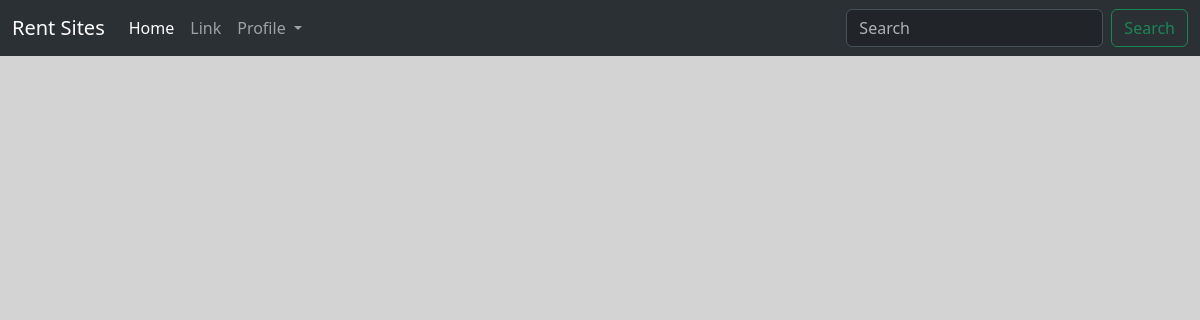
/search/, run on an earlier commit of the app's database.
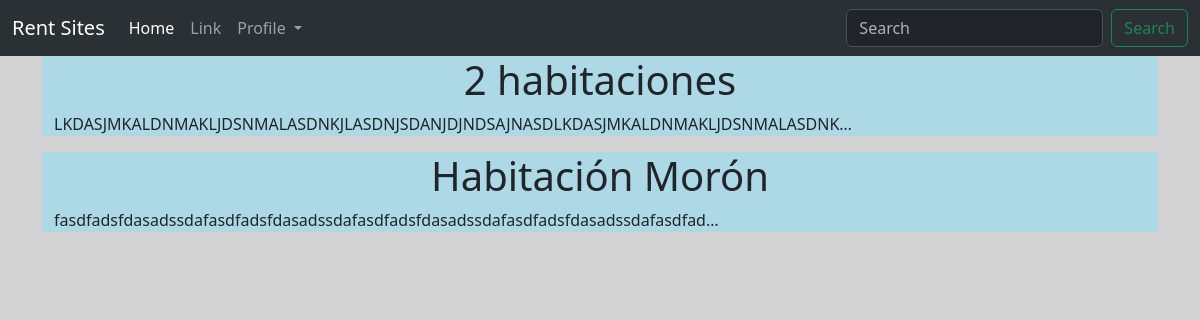
And on a later commit of the database.
### home/models.py (models this page shows)
class Post(models.Model):
    rent_id = models.BigAutoField(primary_key=True)
    user_id = models.ForeignKey(User, on_delete=models.CASCADE)
    title = models.CharField(max_length=200)
    description = models.TextField()
    price = models.DecimalField(decimal_places=10, max_digits=15)
    location = models.CharField(max_length=300)
    published_date = models.DateTimeField(auto_now_add=True)
    status = models.BooleanField()
    reviews_nb = models.DecimalField(decimal_places=10, max_digits=20, null=True, blank=True)
    reviews_avg = models.DecimalField(decimal_places=5, max_digits=20, null=True, blank=True)
    comments = models.ForeignKey(comments, on_delete=models.CASCADE, null=True, blank=True)
    bedrooms = models.DecimalField(decimal_places=4, max_digits=15)
    bathrooms = models.DecimalField(decimal_places=4, max_digits=15)
    total_guests_limit = models.DecimalField(decimal_places=4, max_digits=15)
    images = models.ImageField(upload_to="rent_images/%Y/%m/%d", null=True, blank=True)

### browse/views.py (the view)
# urls.py: path("", views.search_home, name="search_home"),
def search_home(request):
    POSTS = Post.objects.all()
    return render(request, 'index.html', {"posts":POSTS})

### browse/templates/index.html
{% extends 'base.html' %}
{% block content %}
<div class="container">
    {% for post in posts %}
    <div class="container" style="background-color: lightblue;">
        <h1 class="text-center">{{post.title}}</h1>
        <p>{{ post.description|truncatechars:80 }}</p>
    </div>
    {% endfor %}
</div>
{% endblock %}

### home/templates/base.html (shortened to what this page needs)
<!DOCTYPE html>
<html lang="en">
<head>
    <link href="https://cdn.jsdelivr.net/npm/bootstrap@5.3.2/dist/css/bootstrap.min.css" rel="stylesheet"
>
</head>
<body style="background-color: lightgray;">
    <nav class="navbar navbar-expand-lg bg-body-tertiary" data-bs-theme="dark">
        <div class="container-fluid">
            <a class="navbar-brand" href="#">Rent Sites</a>
            <div class="collapse navbar-collapse" id="navbarSupportedContent">
                <ul class="navbar-nav me-auto mb-2 mb-lg-0">
                    <li class="nav-item">
                        <a class="nav-link active" aria-current="page" href="#">Home</a>
                    </li>
                    <li class="nav-item">
                        <a class="nav-link" href="#">Link</a>
                    </li>
                    <li class="nav-item dropdown">
                        <a class="nav-link dropdown-toggle" href="#" role="button" data-bs-toggle="dropdown"
                            aria-expanded="false">
                            Profile
                        </a>
                    </li>
                </ul>
                <form class="d-flex" role="search">
                    <input class="form-control me-2" type="search" placeholder="Search" aria-label="Search">
                    <button class="btn btn-outline-success" type="submit">Search</button>
                </form>
            </div>
        </div>
    </nav>
    {% block content %}
    {% endblock %}
</body>
</html>

What changed in the data, as far as the page shows it:
added Post: title "2 habitaciones", description "LKDASJMKALDNMAKLJDSNMALASDNKJLASDNJSDANJDJNDSAJNASDLKDASJMKALDNMAKLJDSNMALASDNK…"
added Post: title "Habitación Morón", description "fasdfadsfdasadssdafasdfadsfdasadssdafasdfadsfdasadssdafasdfadsfdasadssdafasdfad…"
